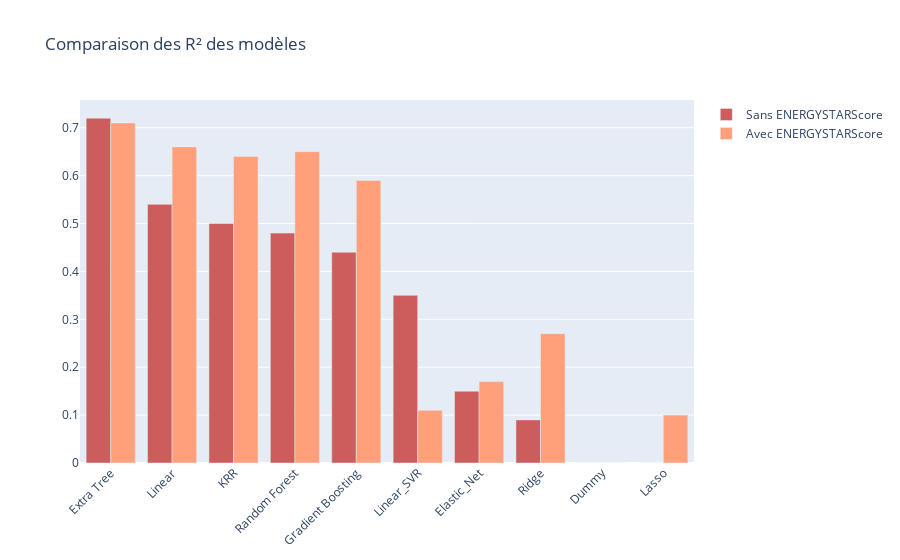

Write notebook code for a chart like this one.
### Code cell
df_R2_sort = pd.DataFrame(df_Result['R2_test'].sort_values(ascending=False))
df_R2_sort['R2_test_E'] = df_Result_E['R2_test_E']

fig = go.Figure()
fig.add_trace(go.Bar(
    x=df_R2_sort.index,
    y=df_R2_sort['R2_test'],
    name='Sans ENERGYSTARScore',
    marker_color='indianred'
))
fig.add_trace(go.Bar(
    x=df_R2_sort.index,
    y=df_R2_sort['R2_test_E'],
    name='Avec ENERGYSTARScore',
    marker_color='lightsalmon'
))

# Here we modify the tickangle of the xaxis, resulting in rotated labels.
fig.update_layout(barmode='group', xaxis_tickangle=-45)
fig.update_layout(title_text='Comparaison des R² des modèles')

fig.show()

### Figure 1 — Plotly figure (JSON) as saved in the notebook; plotly's stock layout.template omitted (floating-point values rounded to 4 significant figures)
{"data": [{"marker": {"color": "indianred"}, "name": "Sans ENERGYSTARScore", "type": "bar", "x": ["Extra Tree", "Linear", "KRR", "Random Forest", "Gradient Boosting", "Linear_SVR", "Elastic_Net", "Ridge", "Dummy", "Lasso"], "y": [0.72, 0.54, 0.5, 0.48, 0.44, 0.35, 0.15, 0.09, 0, 0]}, {"marker": {"color": "lightsalmon"}, "name": "Avec ENERGYSTARScore", "type": "bar", "x": ["Extra Tree", "Linear", "KRR", "Random Forest", "Gradient Boosting", "Linear_SVR", "Elastic_Net", "Ridge", "Dummy", "Lasso"], "y": [0.71, 0.66, 0.64, 0.65, 0.59, 0.11, 0.17, 0.27, 0, 0.1]}], "layout": {"barmode": "group", "title": {"text": "Comparaison des R² des modèles"}, "xaxis": {"tickangle": -45}}}
